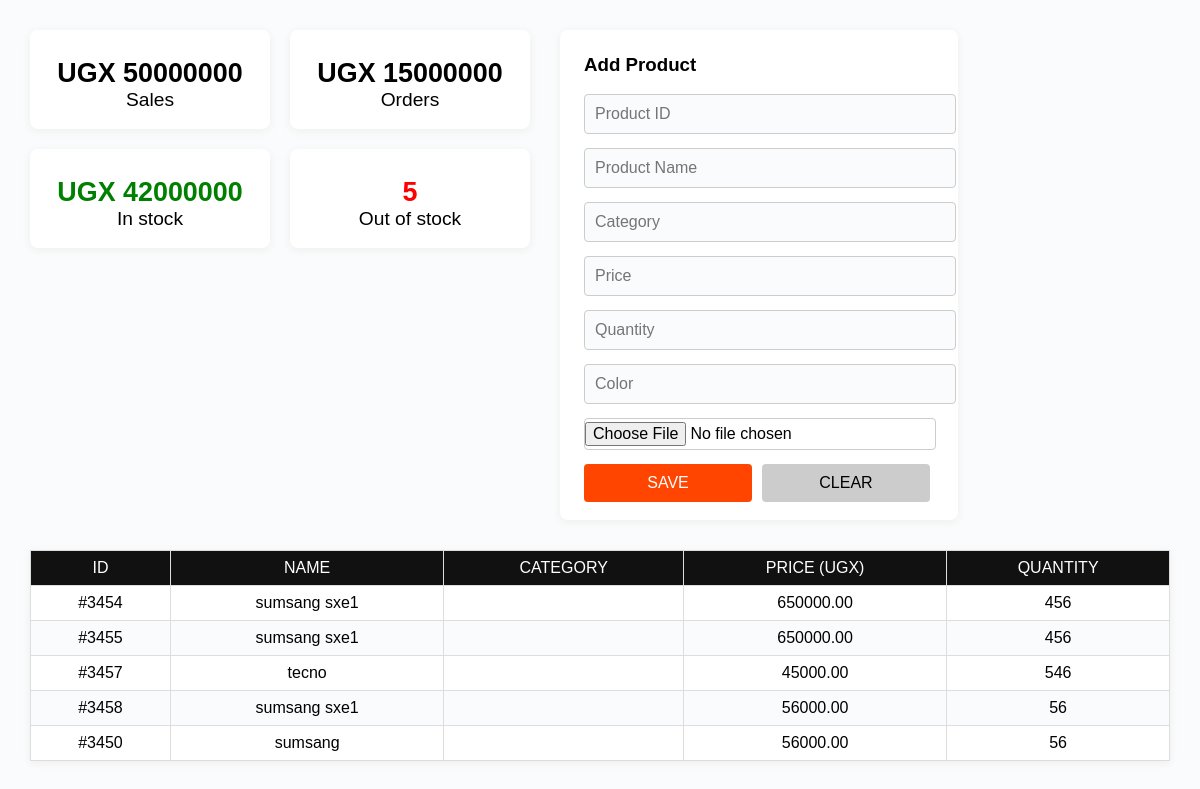
The page / on the database its author committed.
### ntuma/models.py (models this page shows, shortened)
class Product(models.Model):
    product_id = models.CharField(max_length=20, unique=True)  # e.g., #045341
    name = models.CharField(max_length=100)
    category = models.CharField(max_length=20, )
    price = models.DecimalField(max_digits=12, decimal_places=2)  # e.g., 6,030,000
    quantity = models.PositiveIntegerField()
    color = models.CharField(max_length=30, blank=True, null=True)
    image = models.ImageField(upload_to='product_images/', blank=True, null=True)
    created_at = models.DateTimeField(auto_now_add=True)

### ntuma/views.py (the view)
# urls.py: path('', views.index, name='index'),
def index(request):
    products = Product.objects.all()
    sales = 50000000  # Placeholder, replace with actual logic if needed
    orders = 15000000  # Placeholder
    in_stock = 42000000
    out_of_stock = 5
    if request.method == 'POST':
        form = ProductForm(request.POST, request.FILES)
        if form.is_valid():
            form.save()
            messages.success(request, "Product has been added successfully!")
            return redirect('index')
    else:
        form = ProductForm()
    context = {
        'products': products,
        'sales': sales,
        'orders': orders,
        'in_stock': in_stock,
        'out_of_stock': out_of_stock,
        'form': form,
    }
    return render(request, 'index.html', context)

### ntuma/forms.py
class ProductForm(forms.ModelForm):
    class Meta:
        model = Product
        fields = ['product_id', 'name', 'category', 'price', 'quantity', 'color', 'image']
        widgets = {
            'product_id': forms.TextInput(attrs={'placeholder': 'Product ID'}),
            'name': forms.TextInput(attrs={'placeholder': 'Product Name'}),
            'category': forms.TextInput(attrs={'placeholder': 'Category'}),
            'price': forms.NumberInput(attrs={'placeholder': 'Price'}),
            'quantity': forms.NumberInput(attrs={'placeholder': 'Quantity'}),
            'color': forms.TextInput(attrs={'placeholder': 'Color'}),
            'image': forms.ClearableFileInput(attrs={'placeholder': 'Upload Image'}),
        }
    def __init__(self, *args, **kwargs):
        super().__init__(*args, **kwargs)
        for field_name in self.fields:
            if field_name not in ['image', 'color']:
                self.fields[field_name].required = True
            else:
                self.fields[field_name].required = False

### ntuma/templates/index.html (shortened to what this page needs)
<!DOCTYPE html>
<html>
<head>
</head>
<body>
    <div class="top-section">
        <div class="dashboard">
            <div class="card">
                <div class="big">UGX {{ sales }}</div>
                <div>Sales</div>
            </div>
            <div class="card">
                <div class="big">UGX {{ orders }}</div>
                <div>Orders</div>
            </div>
            <div class="card">
                <div class="big" style="color: green;">UGX {{ in_stock }}</div>
                <div>In stock</div>
            </div>
            <div class="card">
                <div class="big" style="color: red;">{{ out_of_stock }}</div>
                <div>Out of stock</div>
            </div>
        </div>
        <div class="form-section">
            <h3>Add Product</h3>
            <form method="post" enctype="multipart/form-data">
                <div class="form-row">
                    {{ form.product_id }}
                </div>
                <div class="form-row">
                    {{ form.name }}
                </div>
                <div class="form-row">
                    {{ form.category }}
                </div>
                <div class="form-row">
                    {{ form.price }}
                </div>
                <div class="form-row">
                    {{ form.quantity }}
                </div>
                <div class="form-row">
                    {{ form.color }}
                </div>
                <div class="form-row">
                    {{ form.image }}
                </div>
                <div class="btn-row">
                    <button type="submit" class="btn btn-save">SAVE</button>
                    <button type="reset" class="btn btn-clear">CLEAR</button>
                </div>
            </form>
        </div>
    </div>
    <table>
        <thead>
            <tr>
                <th>ID</th>
                <th>NAME</th>
                <th>CATEGORY</th>
                <th>PRICE (UGX)</th>
                <th>QUANTITY</th>
            </tr>
        </thead>
        <tbody>
            {% for product in products %}
            <tr>
                <td>{{ product.product_id }}</td>
                <td>{{ product.name }}</td>
                <td>{{ product.get_category_display }}</td>
                <td>{{ product.price }}</td>
                <td>{{ product.quantity }}</td>
            </tr>
            {% endfor %}
        </tbody>
    </table>
</body>
</html>

### ntuma/templates/index.html (style rules this page uses)
body { font-family: Arial, sans-serif; margin: 30px; background: #fafbfc; }
.top-section { display: flex; gap: 30px; align-items: flex-start; margin-bottom: 30px; }
.dashboard { display: grid; grid-template-columns: 1fr 1fr; grid-template-rows: 1fr 1fr; gap: 20px; min-width: 420px; max-width: 500px; width: 100%; }
.card { background: #fff; padding: 28px 0 18px 0; border-radius: 8px; min-width: 180px; text-align: center; box-shadow: 0 2px 8px #eee; font-size: 1.2em; display: flex; flex-direction: column; justify-content: center; }
.card .big { font-size: 1.4em; font-weight: bold; }
.form-section { background: #fff; padding: 24px 24px 18px 24px; border-radius: 8px; box-shadow: 0 2px 8px #eee; min-width: 320px; max-width: 350px; width: 100%; }
.form-section h3 { margin-top: 0; margin-bottom: 18px; }
.form-row { margin-bottom: 14px; }
.form-row input, .form-row select { width: 100%; padding: 10px 10px; border: 1px solid #ccc; border-radius: 4px; font-size: 1em; background: #fafbfc; }
.form-row input[type="file"] { padding: 3px 0; background: none; }
.btn-row { display: flex; gap: 10px; margin-top: 8px; }
.btn { padding: 10px 0; border: none; border-radius: 4px; cursor: pointer; width: 48%; font-size: 1em; }
.btn-save { background: orangered; color: white; }
.btn-clear { background: #ccc; color: black; }
table { width: 100%; border-collapse: collapse; margin-top: 20px; background: #fff; box-shadow: 0 2px 8px #eee; }
th, td { border: 1px solid #ddd; padding: 8px; text-align: center; }
th { background: #111; color: #fff; font-weight: 500; }
tr:nth-child(even) { background: #fafbfc; }
tr:nth-child(odd) { background: #fff; }

### rows shown on the page
Product: product_id "#3454", name "sumsang sxe1", price "650000.00", quantity "456"
Product: product_id "#3455", name "sumsang sxe1", price "650000.00", quantity "456"
Product: product_id "#3457", name "tecno", price "45000.00", quantity "546"
Product: product_id "#3458", name "sumsang sxe1", price "56000.00", quantity "56"
Product: product_id "#3450", name "sumsang", price "56000.00", quantity "56"

### other values the page prints
{{ sales }} "50000000"
{{ orders }} "15000000"
{{ in_stock }} "42000000"
{{ out_of_stock }} "5"
